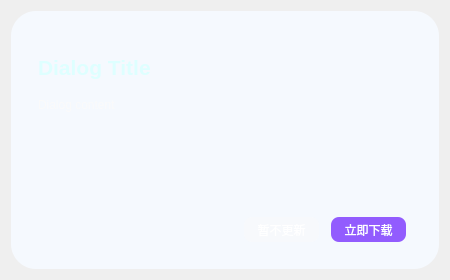
<?xml version="1.0" encoding="UTF-8"?>
<ui version="4.0">
 <class>Dialog</class>
 <widget class="QDialog" name="Dialog">
  <property name="geometry">
   <rect>
    <x>0</x>
    <y>0</y>
    <width>450</width>
    <height>280</height>
   </rect>
  </property>
  <property name="windowTitle">
   <string>Dialog</string>
  </property>
  <layout class="QVBoxLayout" name="verticalLayout">
   <item>
    <widget class="QFrame" name="frame">
     <property name="styleSheet">
      <string notr="true">QFrame#frame{
background-color: rgb(245, 249, 254);
border-radius:25px;
}</string>
     </property>
     <property name="frameShape">
      <enum>QFrame::StyledPanel</enum>
     </property>
     <property name="frameShadow">
      <enum>QFrame::Raised</enum>
     </property>
     <layout class="QHBoxLayout" name="horizontalLayout_7" stretch="4">
      <property name="spacing">
       <number>12</number>
      </property>
      <property name="leftMargin">
       <number>0</number>
      </property>
      <property name="topMargin">
       <number>0</number>
      </property>
      <property name="rightMargin">
       <number>0</number>
      </property>
      <property name="bottomMargin">
       <number>0</number>
      </property>
      <item>
       <layout class="QVBoxLayout" name="verticalLayout_6" stretch="9">
        <property name="spacing">
         <number>0</number>
        </property>
        <property name="leftMargin">
         <number>9</number>
        </property>
        <property name="topMargin">
         <number>9</number>
        </property>
        <property name="rightMargin">
         <number>9</number>
        </property>
        <property name="bottomMargin">
         <number>9</number>
        </property>
        <item>
         <widget class="QWidget" name="widget_3" native="true">
          <property name="minimumSize">
           <size>
            <width>0</width>
            <height>0</height>
           </size>
          </property>
          <property name="maximumSize">
           <size>
            <width>16777215</width>
            <height>16777215</height>
           </size>
          </property>
          <property name="styleSheet">
           <string notr="true">.QWidget{
background-color: qlineargradient(x1:0, y1:0, x2:0, y2:1,
                                  stop:0 rgb(105, 27, 253), 
                                  stop:1 rgb(200, 160, 240));
border-radius:16px;
color: rgb(255, 255, 255);
}

</string>
          </property>
          <layout class="QHBoxLayout" name="horizontalLayout_5" stretch="5">
           <property name="spacing">
            <number>18</number>
           </property>
           <property name="leftMargin">
            <number>18</number>
           </property>
           <property name="topMargin">
            <number>18</number>
           </property>
           <property name="rightMargin">
            <number>18</number>
           </property>
           <property name="bottomMargin">
            <number>18</number>
           </property>
           <item>
            <layout class="QHBoxLayout" name="horizontalLayout_4">
             <item>
              <layout class="QVBoxLayout" name="verticalLayout_5" stretch="1,2,1">
               <property name="spacing">
                <number>2</number>
               </property>
               <item>
                <widget class="QLabel" name="label_title">
                 <property name="font">
                  <font>
                   <pointsize>16</pointsize>
                   <bold>true</bold>
                  </font>
                 </property>
                 <property name="styleSheet">
                  <string notr="true">color: rgba(222, 255, 255, 255)</string>
                 </property>
                 <property name="text">
                  <string>Dialog Title</string>
                 </property>
                </widget>
               </item>
               <item>
                <widget class="QLabel" name="label_content">
                 <property name="font">
                  <font>
                   <bold>false</bold>
                  </font>
                 </property>
                 <property name="styleSheet">
                  <string notr="true">color: rgb(250, 250, 250)</string>
                 </property>
                 <property name="text">
                  <string>Dialog content</string>
                 </property>
                 <property name="alignment">
                  <set>Qt::AlignLeading|Qt::AlignLeft|Qt::AlignTop</set>
                 </property>
                </widget>
               </item>
               <item>
                <layout class="QHBoxLayout" name="horizontalLayout">
                 <property name="spacing">
                  <number>12</number>
                 </property>
                 <property name="rightMargin">
                  <number>6</number>
                 </property>
                 <item>
                  <spacer name="horizontalSpacer_2">
                   <property name="orientation">
                    <enum>Qt::Horizontal</enum>
                   </property>
                   <property name="sizeHint" stdset="0">
                    <size>
                     <width>40</width>
                     <height>20</height>
                    </size>
                   </property>
                  </spacer>
                 </item>
                 <item>
                  <widget class="QPushButton" name="pushButton_cancel">
                   <property name="minimumSize">
                    <size>
                     <width>75</width>
                     <height>25</height>
                    </size>
                   </property>
                   <property name="maximumSize">
                    <size>
                     <width>75</width>
                     <height>25</height>
                    </size>
                   </property>
                   <property name="styleSheet">
                    <string notr="true">QPushButton {
    background-color: rgba(250, 250, 250, 100);
    color: white;
    border: none;
    border-radius: 8px;
    font-family: 'Microsoft YaHei';
    font-size: 12px;
}

QPushButton:hover {
    background-color: rgba(250, 250, 250,130);
}

QPushButton:pressed {
    background-color: rgba(250, 250, 250,180);
}</string>
                   </property>
                   <property name="text">
                    <string>暂不更新</string>
                   </property>
                  </widget>
                 </item>
                 <item>
                  <widget class="QPushButton" name="pushButton_download">
                   <property name="minimumSize">
                    <size>
                     <width>75</width>
                     <height>25</height>
                    </size>
                   </property>
                   <property name="maximumSize">
                    <size>
                     <width>75</width>
                     <height>25</height>
                    </size>
                   </property>
                   <property name="styleSheet">
                    <string notr="true">QPushButton {
    background-color: rgba(105, 27, 253, 180);
    color: white;
    border: none;
    border-radius: 8px;
    font-family: 'Microsoft YaHei';
    font-size: 12px;
}

QPushButton:hover {
    background-color: rgba(105, 27, 253, 120);
}

QPushButton:pressed {
    background-color: rgba(105, 27, 253, 250);
}</string>
                   </property>
                   <property name="text">
                    <string>立即下载</string>
                   </property>
                  </widget>
                 </item>
                </layout>
               </item>
              </layout>
             </item>
            </layout>
           </item>
          </layout>
         </widget>
        </item>
       </layout>
      </item>
     </layout>
    </widget>
   </item>
  </layout>
 </widget>
 <resources>
  <include location="resources.qrc"/>
 </resources>
 <connections/>
</ui>
